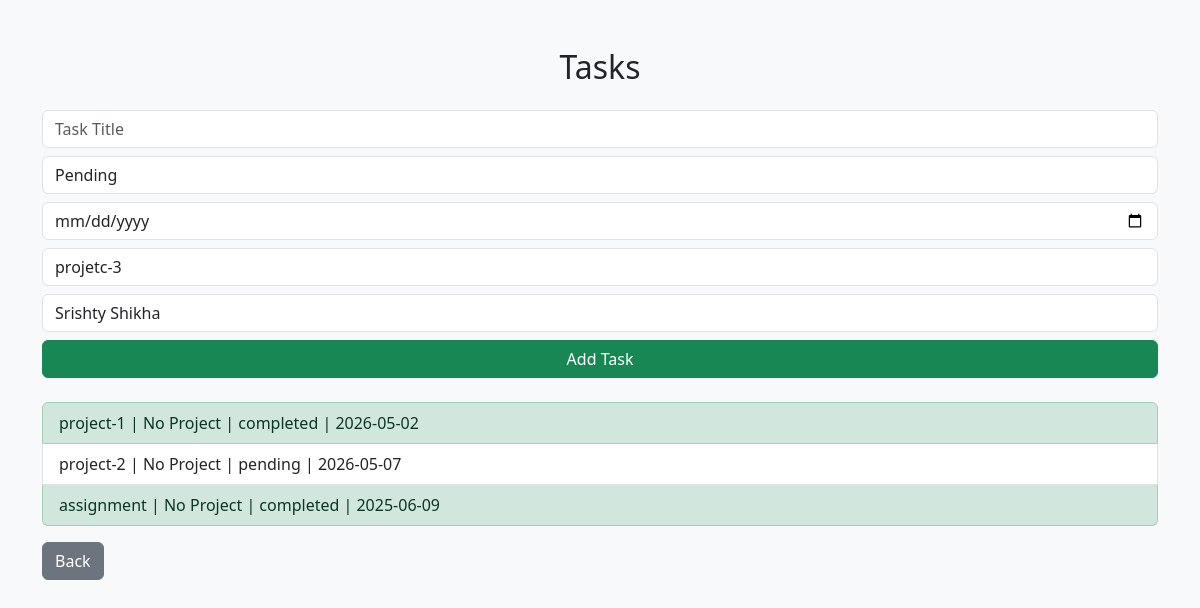
The page /tasks (signed in) on the database its author committed.
### app.py (models this page shows)
class Task(db.Model):
    id = db.Column(db.Integer, primary_key=True)
    title = db.Column(db.String(100))
    project_id = db.Column(db.Integer)
    assigned_to = db.Column(db.Integer)
    status = db.Column(db.String(20))
    due_date = db.Column(db.String(20))

### app.py (the view)
@app.route('/tasks')
def tasks():
    if 'user_id' not in session:
        return redirect('/')
    all_tasks = Task.query.all()
    users = User.query.all()
    projects = Project.query.all()   # ✅ ADD THIS
    today = datetime.today().date()
    for task in all_tasks:
        task.is_overdue = False
        if task.due_date:
            task_date = datetime.strptime(task.due_date, "%Y-%m-%d").date()
            if task_date < today and task.status != 'completed':
                task.is_overdue = True
        project = Project.query.get(task.project_id)
        task.project_name = project.name if project else "No Project"
    return render_template(
        'tasks.html',
        tasks=all_tasks,
        users=users,
        projects=projects   # ✅ PASS TO HTML
    )

### templates/tasks.html (shortened to what this page needs)
<!DOCTYPE html>
<html>
<head>
    <link href="https://cdn.jsdelivr.net/npm/bootstrap@5.3.0/dist/css/bootstrap.min.css" rel="stylesheet">
</head>
<body class="bg-light">
<div class="container mt-5">
    <h2 class="text-center">Tasks</h2>
    {% if session['role'] == 'admin' %}
    <form action="/create_task" method="POST" class="mt-4">
        <input type="text" name="title" class="form-control mb-2" placeholder="Task Title" required>
        <select name="status" class="form-control mb-2">
            <option value="pending">Pending</option>
        </select>
        <input type="date" name="due_date" class="form-control mb-2">
        <select name="project_id" class="form-control mb-2">
            {% for project in projects %}
                <option value="{{ project.id }}">{{ project.name }}</option>
            {% endfor %}
        </select>
        <select name="assigned_to" class="form-control mb-2">
            {% for user in users %}
                <option value="{{ user.id }}">{{ user.name }}</option>
            {% endfor %}
        </select>
        <button class="btn btn-success w-100">Add Task</button>
    </form>
    {% endif %}
    <ul class="list-group mt-4">
        {% for task in tasks %}
            <li class="list-group-item
                {% if task.status == 'completed' %}list-group-item-success{% endif %}
            ">
                {{ task.title }} | {{ task.project_name }} | {{ task.status }} | {{ task.due_date }}
            </li>
        {% endfor %}
    </ul>
    <a href="/dashboard" class="btn btn-secondary mt-3">Back</a>
</div>
</body>
</html>

### rows shown on the page
Task: title "project-1", project_name "No Project", status "completed", due_date "2026-05-02"
Task: title "project-2", project_name "No Project", status "pending", due_date "2026-05-07"
Task: title "assignment", project_name "No Project", status "completed", due_date "2025-06-09"

### other values the page prints
form field project_id "projetc-3"
form field assigned_to "Srishty Shikha"
